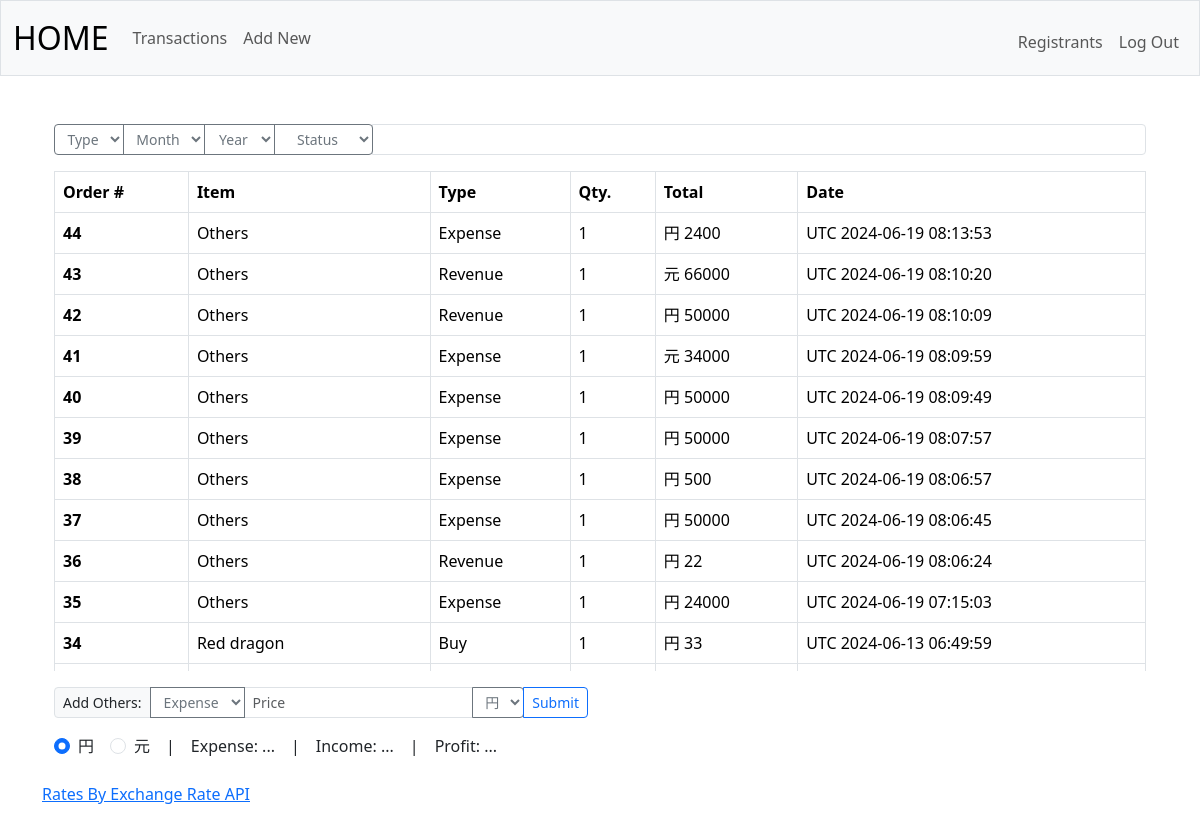
Page /transactions (signed in) on the earlier database version.
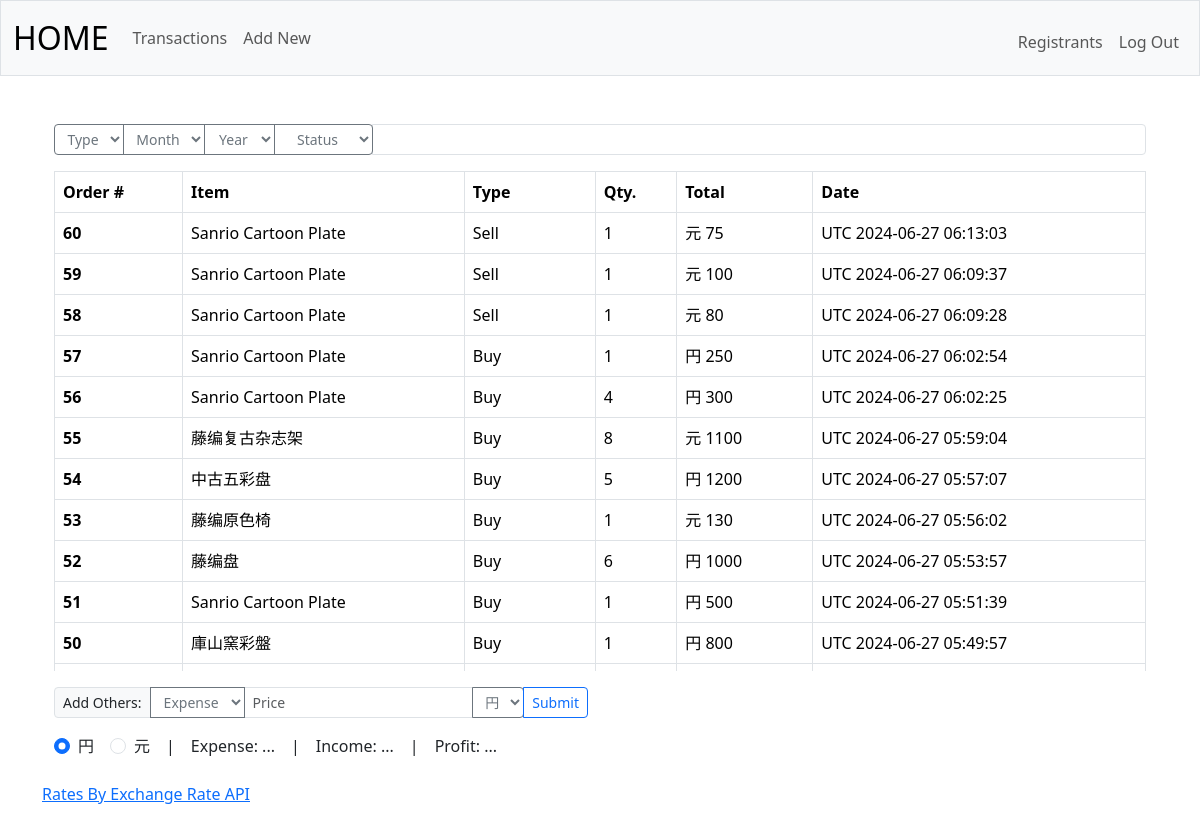
Same page on the later database version.
### tables this page shows
CREATE TABLE transactions (
    id INTEGER PRIMARY KEY AUTOINCREMENT NOT NULL,
    item_id INT,
    type VARCHAR(20) NOT NULL,
    price FLOAT NOT NULL,
    quantity INT,
    timestamp DATETIME DEFAULT (datetime('now', 'utc')),
    person INT, currency TEXT NOT NULL DEFAULT yuan, status TEXT NOT NULL DEFAULT normal,
    FOREIGN KEY (item_id) REFERENCES items(id),
    FOREIGN KEY (person) REFERENCES users(id)
);

CREATE TABLE items (
    id INTEGER PRIMARY KEY AUTOINCREMENT NOT NULL,
    item_name TEXT NOT NULL,
    img BLOB, 
    tags TEXT,
    stocks INT NOT NULL DEFAULT 0
, material TEXT NOT NULL DEFAULT others, notes TEXT);

### app.py (the view)
@app.route("/transactions", methods=["GET", "POST"])
@login_required
def transactions():
    if request.method == "POST":
        type, currency, price = getback("typeSelect"), getback("currencySelect"), getback("priceInput")
        if (type != 'expense' and type != 'revenue') or (currency != 'yen' and currency != 'yuan') or not price:
            flash('Blank or invalid input', 'danger')
            return redirect("/transactions")
        db.execute("INSERT INTO transactions (type, price, quantity, timestamp, person, currency) VALUES (?, ?, 1, ?, ?, ?)", type, price, utc_time(), session["user_id"], currency)
        return redirect("/transactions")
    else:
        transactions = db.execute(
                "SELECT transactions.id, transactions.item_id, transactions.type, transactions.quantity, transactions.price, transactions.timestamp, transactions.currency, transactions.person, transactions.status, items.item_name FROM transactions LEFT JOIN items ON transactions.item_id = items.id ORDER BY timestamp DESC")
        for transaction in transactions:
                transaction['timestamp'] = utc_to_local(transaction['timestamp'])
        if request.headers.get('X-Requested-With') == 'XMLHttpRequest':
            query = request.args.get('q').strip().split()
            query = [element.lower() for element in query]
            result_list = []
            for each in transactions:
                if not each['item_name']:
                    each['item_name'] = 'others'
                match = 0
                for element in query:
                    if element == str(each['id']) or element in each['item_name'].lower():
                        match += 1
                if match == len(query):
                    result_list.append(each['id'])
            return jsonify(result_list)
        else:
            return render_template("transactions.html", transactions = transactions, current_year = current_year)

### app.py (called while the page is built)
@app.after_request
def after_request(response):
    response.headers["Cache-Control"] = "no-cache, no-store, must-revalidate"
    response.headers["Expires"] = 0
    response.headers["Pragma"] = "no-cache"
    return response

def utc_to_local(utc_string):
    utc_dt = datetime.datetime.strptime(utc_string, '%Y-%m-%d %H:%M:%S')
    user_timezone = datetime.datetime.now().astimezone().tzname()
    if user_timezone == 'JST':
        local_tz = pytz.timezone('Asia/Tokyo')
    elif user_timezone == 'CST':
        local_tz = pytz.timezone('Asia/Shanghai')
    else:
        return "UTC " + utc_string
    local_dt = utc_dt.replace(tzinfo=pytz.utc).astimezone(local_tz)
    local_time_str = local_dt.strftime('%Y-%m-%d')
    return local_time_str + " " + user_timezone

### helpers.py (called while the page is built)
def login_required(f):
    @wraps(f)
    def decorated_function(*args, **kwargs):
        if session.get("user_id") is None:
            return redirect("/login")
        return f(*args, **kwargs)
    return decorated_function

### templates/transactions.html (shortened to what this page needs)
{% extends "layout.html" %}
{% block main %}
<div class="container">
    <div class="row">
        <div class="input-group input-group-sm mb-3">
            <select id="transaction-type" class="btn btn-outline-secondary dropdown-toggle">
                <option value="type" selected disabled>Type</option>
              </select>
              <select id="month-range" class="btn btn-outline-secondary dropdown-toggle">
                <option value="month" selected disabled>Month</option>
              </select>
              <select id="year-range" class="btn btn-outline-secondary dropdown-toggle">
                <option value="year" selected disabled>Year</option>
              </select>
              <select id="status" class="btn btn-outline-secondary dropdown-toggle">
                <option value="status" selected disabled>Status</option>
             </select>
            <input type="text" class="form-control" id="input" aria-label="Text input with dropdown button">
          </div>
    </div>
</div>
<div class="container mb-3">
    <div class="row">
        <div class="col">
            <div class="transactions-scroll">
                <table id="transaction-table" class="table table-bordered">
                    <thead>
                        <tr>
                            <th scope="col" class="thead">Order #</th>
                            <th scope="col" class="thead">Item</th>
                            <th scope="col" class="thead">Type</th>
                            <th scope="col" class="thead">Qty.</th>
                            <th scope="col" class="thead">Total</th>
                            <th scope="col" class="thead">Date</th>
                        </tr>
                    </thead>
                    <tbody>
                        {% for transaction in transactions %}
                        <tr data-id="{{ transaction['id'] }}" data-price="{{ transaction['price'] }}" data-currency="{{ transaction['currency'] }}" {% if transaction['type'] == 'expense' or transaction['type'] == 'buy' %} data-type="buy" {% else %} data-type="sell" {% endif %} data-status="{{ transaction['status'] }}" {% if transaction['status'] == "edited" %} class="table-warning body-row" {% elif transaction['status'] == "reversed" %} class="table-danger body-row" {% else %} class="body-row" {% endif %}>
                            <th scope="row">{{ transaction['id'] }}</th>
                            <td>{% if transaction['item_name'] == None %} Others {% else %} {{ transaction['item_name'] }} {% endif %}</td>
                            <td> {{ transaction['type'] | capitalize }}</td>
                            <td> {{ transaction['quantity'] }}</td>
                            <td> {% if transaction['currency']  == 'yuan' %}<span>元</span> {% else %} <span>円</span> {% endif %}{{ transaction['price'] | int }} </td>
                            <td> {{ transaction['timestamp'] }}</td>
                        </tr>
                        {% endfor %}
                    </tbody>
                </table>
            </div>
        </div>
    </div>
</div>
<div class="container">
    <div class="row">
        <div class="col-lg-6 text-start">
            <form action="/transactions", method="post">
                <div class="input-group input-group-sm mb-3">
                    <span class="input-group-text">Add Others: </span>
                    <select name="typeSelect" id="typeSelect" class="btn btn-outline-secondary dropdown-toggle">
                        <option value="expense" selected>Expense</option>
                     </select>
                    <input placeholder="Price" type="number" name="priceInput" class="form-control" id="input" aria-label="Text input with dropdown button">
                    <select name="currencySelect" id="currencySelect" class="btn btn-outline-secondary dropdown-toggle">
                        <option value="yen" selected>円</option>
                     </select>
                    <button class="btn btn-outline-primary" type="submit">Submit</button>
                </div>
            </form>
        </div>
    </div>
</div>
<div class="container">
    <div class="row g-3 mb-2">
        <div class="col-auto">
            <div class="form-check">
                <input class="form-check-input" type="radio" name="currency" id="yenRadio" checked>
                <label class="form-check-label" for="yenRadio">
                  円
                </label>
            </div>
        </div>
        <div class="col-auto">
            <div class="form-check">
                <input class="form-check-input" type="radio" name="currency" id="yuanRadio">
                <label class="form-check-label" for="yuanRadio">
                  元
                </label>
            </div>
        </div>
        <div class="col-auto">
            <p>|</p>
        </div>
        <div class="col-auto">
            <p>Expense: <span id="expense">...</span></p>
        </div>
        <div class="col-auto">
            <p>|</p>
        </div>
        <div class="col-auto">
            <p>Income: <span id="income">...</span></p>
        </div>
        <div class="col-auto">
            <p>|</p>
        </div>
        <div class="col-auto">
            <p>Profit: <span id="profit">...</span></p>
        </div>
    </div>
</div>
<a href="https://www.exchangerate-api.com">Rates By Exchange Rate API</a>
{% endblock %}

### templates/layout.html (shortened to what this page needs)
<!DOCTYPE html>
<html lang="en">
    <head>
        <link href="https://cdn.jsdelivr.net/npm/bootstrap@5.3.2/dist/css/bootstrap.min.css" rel="stylesheet">
        <link href="/static/styles.css" rel="stylesheet">
    </head>
    <body>
        <nav class="border navbar navbar-expand-md bg-body-tertiary">
            <div class="container-fluid">
              <a class="navbar-brand" href="/">HOME</a>
              <div class="collapse navbar-collapse" id="navbarSupportedContent">
                {% if session["user_id"] %}
                    {% if session["admin"] %}
                    <ul class="navbar-nav me-auto mb-2 mb-lg-0">
                        <li class="nav-item"><a class="nav-link" href="/transactions">Transactions</a></li>
                        <li class="nav-item"><a class="nav-link" href="/add_new">Add New</a></li>
                    </ul>
                    <ul class="navbar-nav ms-auto mt-2">
                        <li class="nav-item"><a class="nav-link" href="/registrants">Registrants</a></li>
                        <li class="nav-item"><a class="nav-link" href="/logout">Log Out</a></li>
                    </ul>
                    {% endif %}
                  {% else %}
                    <ul class="navbar-nav ms-auto mt-2">
                        <li class="nav-item"><a class="nav-link" href="/register">Register</a></li>
                        <li class="nav-item"><a class="nav-link" href="/login">Log In</a></li>
                    </ul>
                  {% endif %}
              </div>
            </div>
          </nav>
        <main class="container py-5">
            {% block main %}{% endblock %}
        </main>
    </body>
</html>

### static/styles.css (style rules this page uses)
nav .navbar-brand { font-size: xx-large; }
nav { postion: sticky; }
.thead { position: sticky; top: 0; }
.table-bordered { width: 100%; }
.transactions-scroll { width: 100%; height: 500px; overflow: auto; }

Differences in the rows shown:
removed transactions: shows "Others", currency "円"
removed transactions: shows "Others", currency "元"
removed transactions: shows "Others", currency "円"
removed transactions: shows "Others", currency "元"
removed transactions: shows "Others", currency "円"
removed transactions: shows "Others", currency "円"
removed transactions: shows "Others", currency "円"
removed transactions: shows "Others", currency "円"
removed transactions: shows "Others", currency "円"
no longer on this page (row unchanged): transactions: shows "Others", currency "円"
removed transactions: currency "円"
added transactions: currency "元"
added transactions: currency "元"
added transactions: currency "元"
added transactions: currency "円"
added transactions: currency "円"
added transactions: currency "元"
added transactions: currency "円"
added transactions: currency "元"
added transactions: currency "円"
added transactions: currency "円"
added transactions: currency "円"
